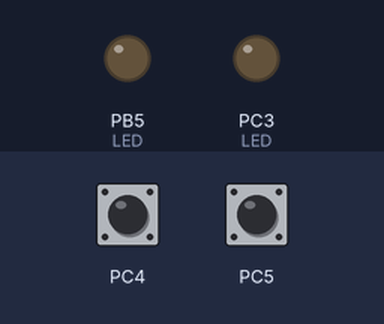
The program below on a simulated ATmega328P, built with avr-gcc and emulated at 16 MHz. On the bench: output pins drawn as LEDs (lit = HIGH). The test bench sets the inputs (shaded band); at power-on: PC4 HIGH, PC5 HIGH.

Above: at 1.2 s.
1.3 s: PC4 pulled LOW for 0.15 s
At 2.0 s:
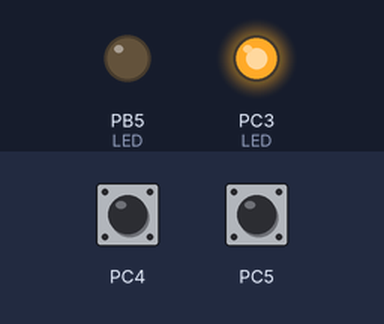
2.9 s: PC5 pulled LOW for 0.15 s
At 3.2 s:
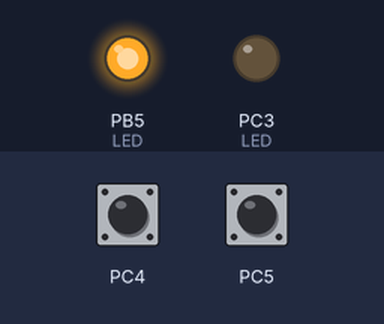
4.5 s: PC4 pulled LOW for 1 s
At 5.6 s:
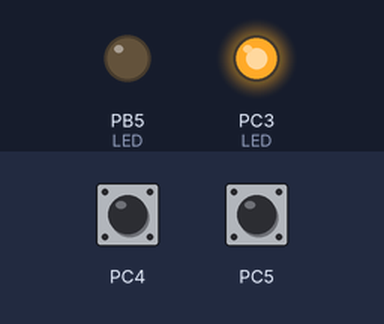
7.0 s: PC5 pulled LOW for 1 s
At 7.5 s:
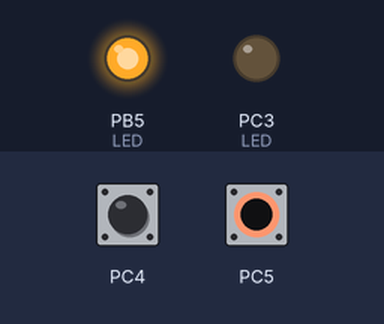
Timing chart, 0 to 10.0 s (numbered marks = the images above; inputs shaded):
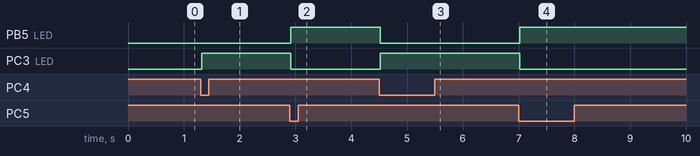

Measured:
- after the input at 1.3 s, PC3 (LED): LOW → HIGH at once
- after the input at 2.9 s, PB5 (LED): LOW → HIGH at once; PC3 (LED): HIGH → LOW at once
- after the input at 4.5 s, PB5 (LED): HIGH → LOW at once; PC3 (LED): LOW → HIGH at once
- after the input at 7.0 s, PB5 (LED): LOW → HIGH at once; PC3 (LED): HIGH → LOW at once

The program:

main.c
```c
/*
 * GPIO_led_final.c
 *
 * 동작:
 * - 스위치 PC5를 누르면 -> LED PB5 켜짐 (PC3 꺼짐)
 * - 스위치 PC4를 누르면 -> LED PC3 켜짐 (PB5 꺼짐)
 * - 두 LED는 동시에 켜지지 않음 (상호 배제)
 */
#define F_CPU 16000000UL
#include <avr/io.h>
#include <util/delay.h>

int main(void)
{
    // --- 1. 포트 입출력 방향 설정 (DDR) ---

    // LED 설정 (출력: 1)
    DDRB |= (1<<PB5); // PB5 LED 출력 설정
    DDRC |= (1<<PC3); // PC3 LED 출력 설정

    // 스위치 설정 (입력: 0)
    DDRC &= ~(1<<PC5); // PC5 스위치 입력
    DDRC &= ~(1<<PC4); // PC4 스위치 입력

    // --- 2. 초기 상태 설정 (PORT) ---

    // 스위치 풀업 저항 활성화 (입력 핀에 1 쓰기)
    // 주의: PC3(LED)는 건드리지 않고 PC4, PC5만 1로 설정해야 함
    PORTC |= (1<<PC5);
    PORTC |= (1<<PC4);

    // 처음에는 LED를 모두 꺼둠 (선택 사항)
    PORTB &= ~(1<<PB5);
    PORTC &= ~(1<<PC3);

	// PUD 비트 클리어 (풀업 활성화, 보통 기본값이 0이라 생략 가능하지만 명시)
	MCUCR &= ~(1<<PUD);

    while (1)
    {
        // --- 상황 1: PC5 스위치가 눌렸을 때 ---
        if (!(PINC & (1<<PC5)))
        {
            _delay_ms(20); // 채터링(떨림) 방지
            if (!(PINC & (1<<PC5))) // 진짜 눌린 게 맞다면
            {
                // 동작: PB5 켜고, PC3 끈다 (하나만 켜지게)
                PORTB |= (1<<PB5);  // PB5 ON
                PORTC &= ~(1<<PC3); // PC3 OFF
            }
        }

        // --- 상황 2: PC4 스위치가 눌렸을 때 ---
        else if (!(PINC & (1<<PC4)))
        {
            _delay_ms(20); // 채터링 방지
            if (!(PINC & (1<<PC4)))
            {
                // 동작: PC3 켜고, PB5 끈다
                PORTC |= (1<<PC3);  // PC3 ON
                PORTB &= ~(1<<PB5); // PB5 OFF
            }
        }
    }

    return 0;
}
```
